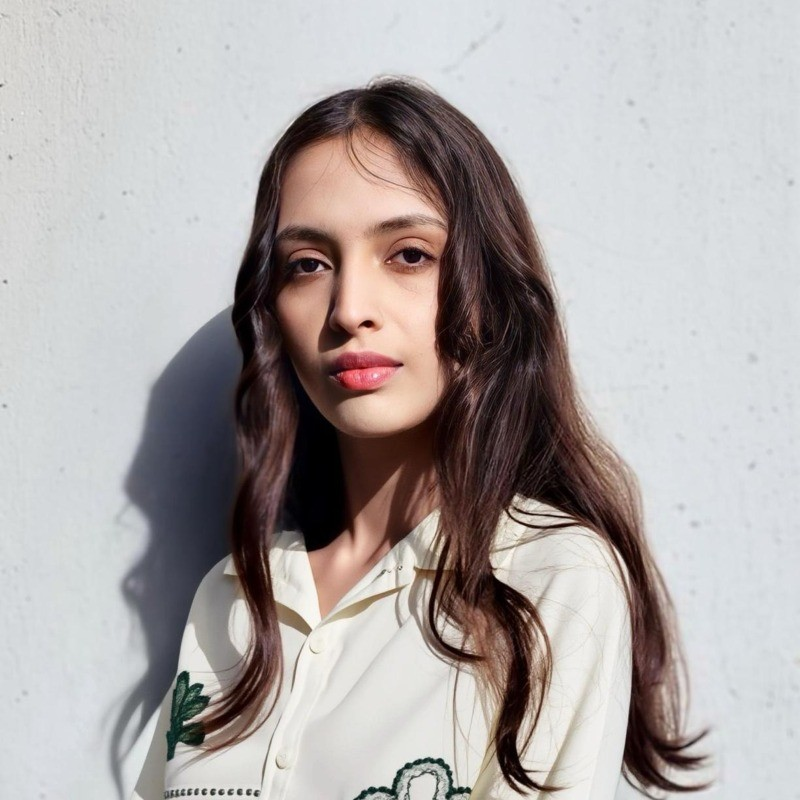
#> input picture img/kinjal.jpg, 800 x 800 px
$ python -i watermark.py   (imports and definitions only)
#> lines starting #> are read from the running program, lines starting #| are printed output that depends on the picture
#!/usr/bin/env python3
"""
Embed an invisible, traceable watermark in the site's photographs — and read
it back out of a suspect copy.

How it works
------------
Each image gets a payload (a short ID). The payload is expanded into a
pseudorandom +/-1 chip sequence, tiled over the image as low-amplitude blocks
added to the blue channel. Blue is used because the eye is least sensitive to
it, so the mark can carry enough amplitude to survive JPEG without being
visible.

Detection averages every block belonging to each bit and correlates against the
same chip sequence. Because each bit is spread over hundreds of blocks, the
mark survives re-compression, moderate scaling, and partial cropping — the
correlation degrades gracefully instead of failing outright.

What it does NOT do
-------------------
This is a tracing tool, not a prevention tool. It cannot stop anyone taking
the image; it lets you prove a copy came from this site. A heavy crop, a
strong filter, a re-photograph of a screen, or a deliberate attack by someone
who has read this file will all defeat it.

Usage
-----
    python3 tools/watermark.py embed            # marks any unmarked image
    python3 tools/watermark.py embed --force    # re-marks everything
    python3 tools/watermark.py embed model/carle  # just one folder
    python3 tools/watermark.py verify <file>    # reads the payload back
    python3 tools/watermark.py audit            # checks every marked image
    python3 tools/watermark.py reinforce        # strengthens any weak ones
    python3 tools/watermark.py test             # runs the survival tests
"""

from __future__ import annotations

import hashlib
import json
import sys
from pathlib import Path

import numpy as np
from PIL import Image

REPO = Path(__file__).resolve().parent.parent
PUBLIC = REPO / "public" / "img"
MANIFEST = REPO / "tools" / "watermark-manifest.json"

# Folders whose images carry a mark.
MARKED = ["model", "pitches", "bcu", "honors"]

# The grid is defined in *relative* coordinates — GRID x GRID cells covering
# the whole frame, whatever its pixel size. That is what makes the mark
# survive rescaling: a detector normalises any suspect image to the same
# canonical size and the cells line back up.
GRID = 48          # cells per axis
BITS = 32          # payload length
STRENGTH = 4.0     # starting amplitude in blue-channel levels
MAX_STRENGTH = 12.0  # ceiling; beyond this the mark starts to be visible
TARGET_Z = 15.0    # aim comfortably above THRESHOLD so attacks have headroom
CANON = GRID * 8   # px the detector normalises to
SEED_SALT = "kinjalpandey.com/v1"


def chips(seed: int, n: int) -> np.ndarray:
    """Deterministic +/-1 sequence for one bit index."""
#> in read, img is the input picture: PIL image 800x800 RGB; mean R, G, B 174.5, 168.6, 167.6
    rng = np.random.default_rng(seed)
    return rng.choice(np.array([-1.0, 1.0]), size=n)


# [4 lines left out: function payload_bits, not called in this run]


ASSIGN = np.arange(GRID * GRID) % BITS
SEQ = chips(1234, GRID * GRID)


# [89 lines left out: functions field_for, _apply, embed, _score_subgrid, not called in this run]


def _read_subgrid(img: Image.Image, gy: int, gx: int, gh: int, gw: int) -> np.ndarray:
    """
    Reads the mark assuming the suspect image covers grid cells
    [gy:gy+gh, gx:gx+gw] of the original frame.

    A crop removes the outer part of the picture, so recovering it means
    matching what is left against the *corresponding sub-region* of the
    pattern — not cropping the suspect further.
    """
#> called with gy = 0, gx = 0, gh = 48, gw = 48
    cell = 8
    win = img.resize((gw * cell, gh * cell), Image.LANCZOS)
    arr = np.asarray(win).astype(np.float32)[:, :, 2]
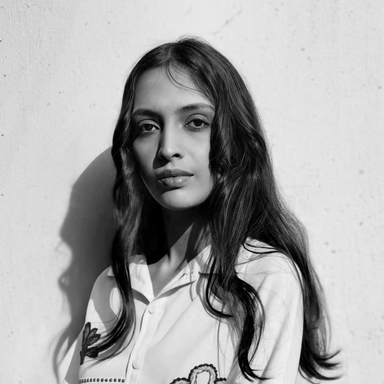
#> arr: shape (384, 384) float32; min 0, max 245, mean 167.6
    means = arr.reshape(gh, cell, gw, cell).mean(axis=(1, 3))
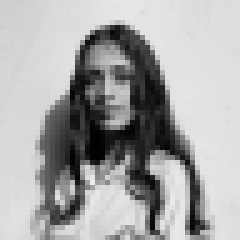
#> means: shape (48, 48) float32 (shown 5 times larger); min 0.188, max 236.9, mean 167.6

    # The mark is a local deviation, so subtract the local average to strip
    # out the picture itself and leave the pattern behind.
    pad = np.pad(means, 1, mode="edge")
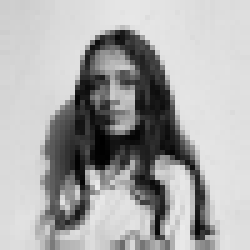
#> pad: shape (50, 50) float32 (shown 5 times larger); min 0.188, max 236.9, mean 171.1
    smooth = (pad[:-2, 1:-1] + pad[2:, 1:-1] + pad[1:-1, :-2] + pad[1:-1, 2:]) / 4.0
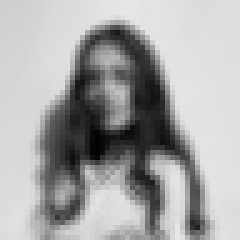
#> smooth: shape (48, 48) float32 (shown 5 times larger); min 2.16, max 230.9, mean 167.6
    resid = means - smooth
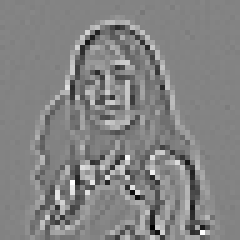
#> resid: shape (48, 48) float32 (shown 5 times larger); min -79.06, max 74.21, mean 0; drawn with min black and max white

    idx = (np.arange(gy, gy + gh)[:, None] * GRID) + np.arange(gx, gx + gw)[None, :]
    idx = idx.ravel()
    corr = resid.ravel() * SEQ[idx]
#> corr = 2304 values, max 70.62 at index 1513, min -79.06 at index 2190, mean -0.1
    assign = ASSIGN[idx]

    out = np.zeros(BITS, dtype=np.int8)
    for b in range(BITS):
        sel = corr[assign == b]
        out[b] = 1 if (sel.size and sel.mean() > 0) else 0
#> after the loop, out = 32 values, max 1 at index 3, min 0 at index 0, mean 0.438
    return out


# A z-score this high does not happen by chance on an unmarked photograph,
# even allowing for the alignment search. Calibrated against unmarked images
# in `verify --calibrate`.
THRESHOLD = 12.0


def read(path: Path, expect: np.ndarray | None = None) -> tuple[np.ndarray, float]:
    """
    Reads the payload back and returns (bits, z-score).

    Rescaling is free — the grid is relative, so the detector just normalises.
    Cropping is handled by searching which sub-region of the grid the suspect
    corresponds to, and keeping the strongest alignment.
    """
    img = Image.open(path).convert("RGB")

    if expect is None:
        return _read_subgrid(img, 0, 0, GRID, GRID), 0.0

    best_z = _score_subgrid(img, expect, 0, 0, GRID, GRID)
    best_box = (0, 0, GRID, GRID)

    for frac in (0.9, 0.8, 0.7, 0.6, 0.5):
        span = max(8, int(round(GRID * frac)))
        if span >= GRID:
            continue
        steps = sorted({0, (GRID - span) // 4, (GRID - span) // 2,
                        3 * (GRID - span) // 4, GRID - span})
        for gy in steps:
            for gx in steps:
                z = _score_subgrid(img, expect, gy, gx, span, span)
                if z > best_z:
                    best_z, best_box = z, (gy, gx, span, span)

    return _read_subgrid(img, *best_box), best_z


# [263 lines left out: functions targets, cmd_embed, _alignments, _residual, identify, cmd_audit and 5 more, not called in this run]


# [2 lines not run here, left out]

>>> result = read('../img/kinjal.jpg')
